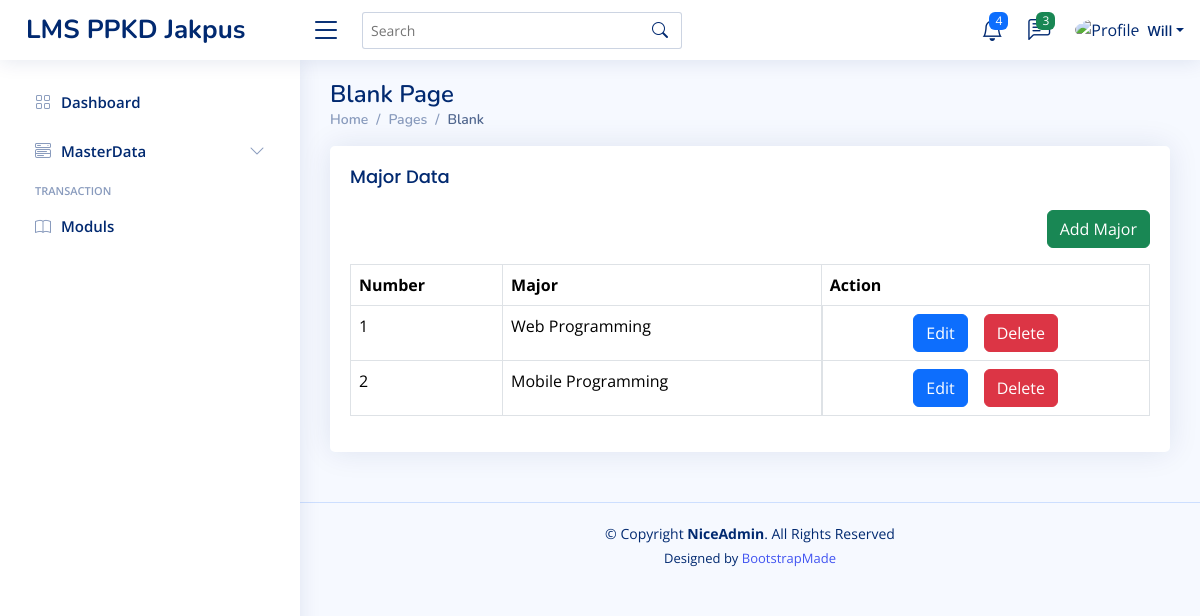
Page /home.php?page=/maj/major (signed in) on the earlier database version.
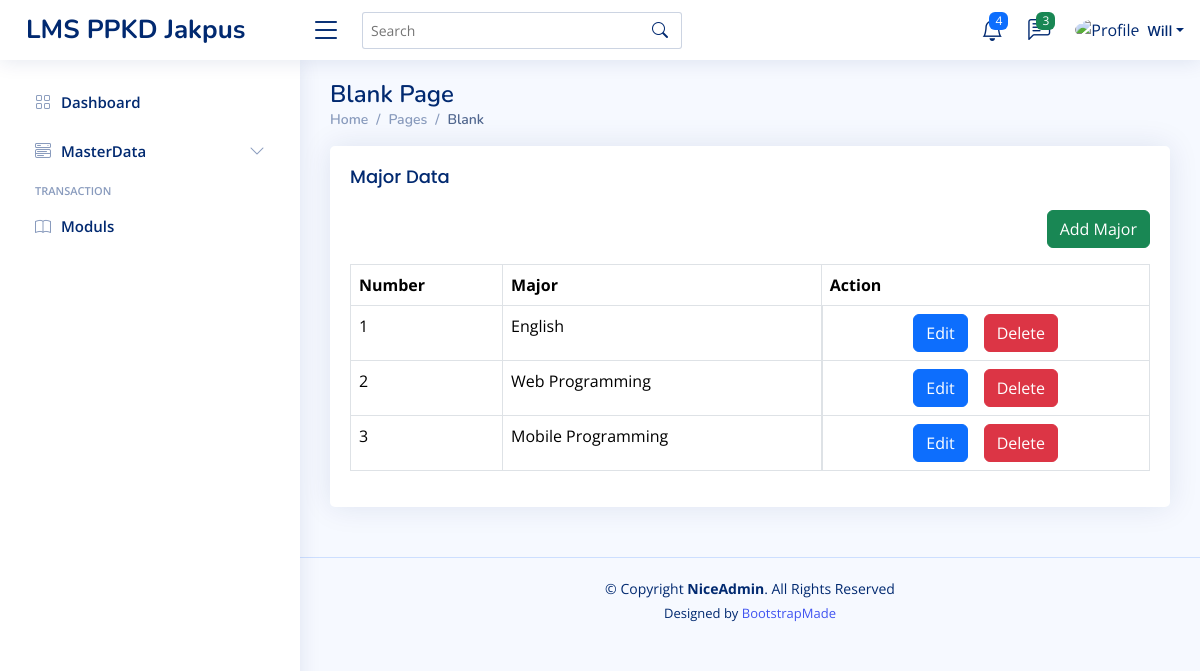
Same page on the later database version.
### tables this page shows
CREATE TABLE `majors` (
  `major_id` int(11) NOT NULL,
  `major_name` varchar(50) NOT NULL,
  `created_at` timestamp NOT NULL DEFAULT current_timestamp(),
  `updated_at` timestamp NULL DEFAULT NULL ON UPDATE current_timestamp(),
  `deleted_at` int(4) NOT NULL DEFAULT 0
);

### content/maj/major.php (the view)
<?php
$query = mysqli_query($config, "SELECT * FROM majors WHERE deleted_at = 0 ORDER BY major_id DESC");
$row = mysqli_fetch_all($query, MYSQLI_ASSOC);
?>
<div class="row">
    <div class="col-12">
        <div class="card">
            <div class="card-body ">
                <h5 class="card-title">Major Data</h5>
                <div class="mb-3" align="right">
                    <a href="?page=/maj/add_major" class="btn btn-success">Add Major</a>
                </div>
                <div class="table-responsive">
                    <table class="table table-bordered">
                        <thead class="">
                            <tr>
                                <th>Number</th>
                                <th>Major</th>
                                <th>Action</th>
                            </tr>
                        </thead>
                        <tbody>
                            <?php foreach ($row as $key => $major) : ?>
                                <tr>
                                    <td><?= $key += 1 ?></td>
                                    <td><?= $major['major_name'] ?></td>
                                    <td class="d-flex justify-content-center">
                                        <a href="?page=/maj/add_major&edit=<?= $major['major_id'] ?>"
                                            class="btn btn-primary me-2 ms-2">Edit</a>
                                        <a onclick="return confirm('Are you Sure want to delete this data??')"
                                            href="?page=maj/add_major&delete=<?= $major['major_id'] ?>"
                                            class="btn btn-danger me-2 ms-2">Delete</a>
                                    </td>
                                </tr>
                            <?php endforeach ?>
                        </tbody>
                    </table>
                </div>
            </div>
        </div>
    </div>
</div>

Differences in the rows shown:
added majors: key "1", major_name "English"
computed for majors "Web Programming": key "1" → "2"
computed for majors "Mobile Programming": key "2" → "3"
